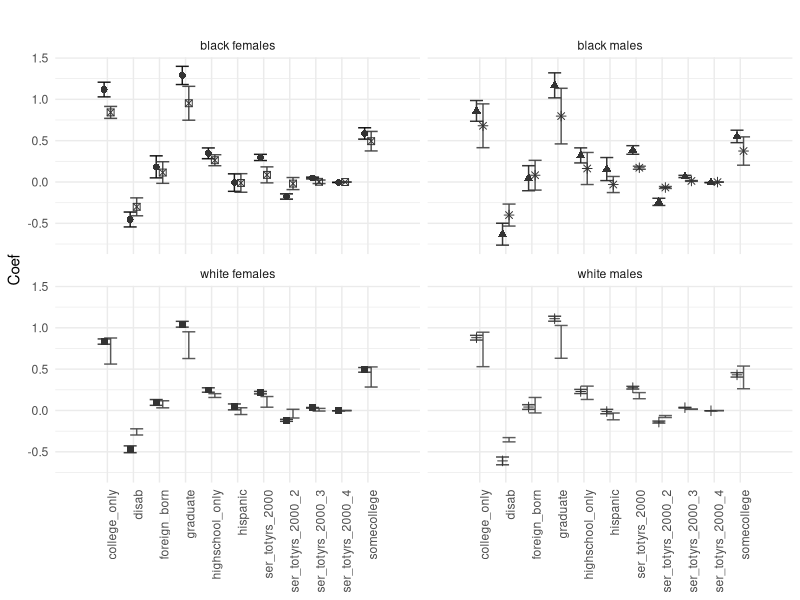
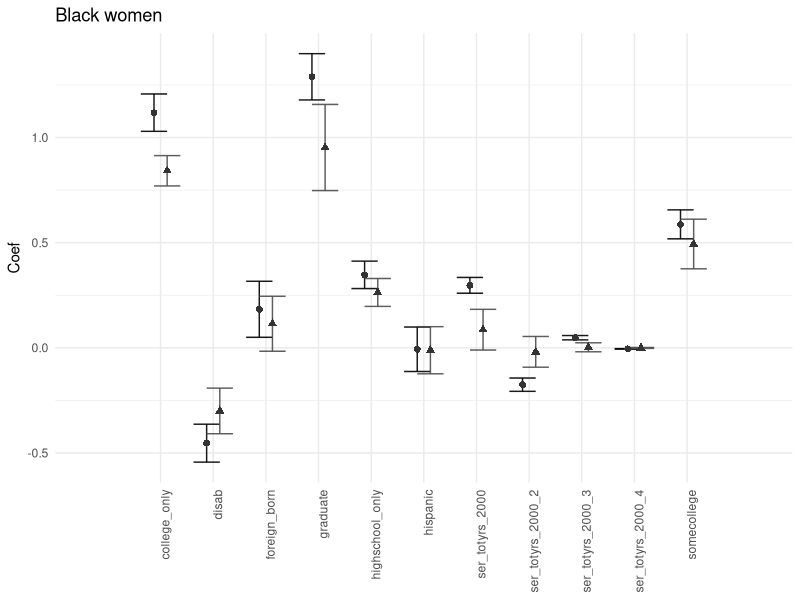
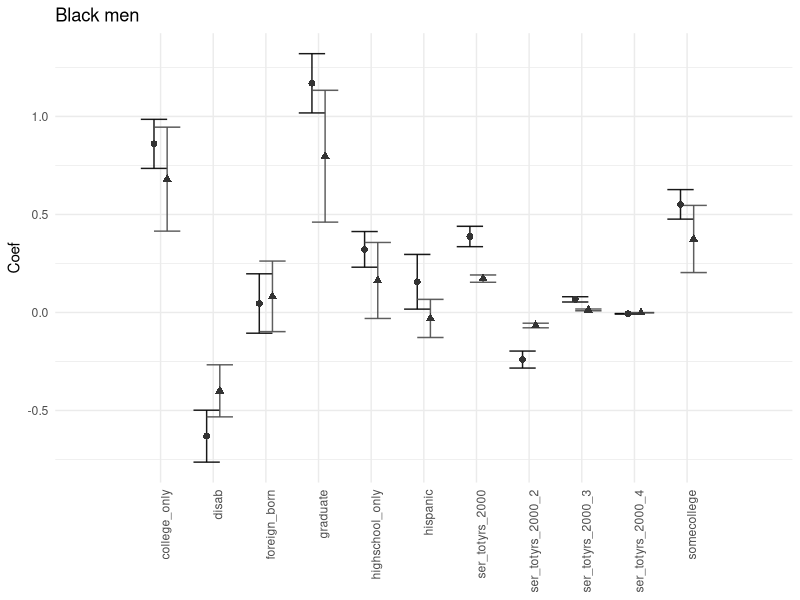
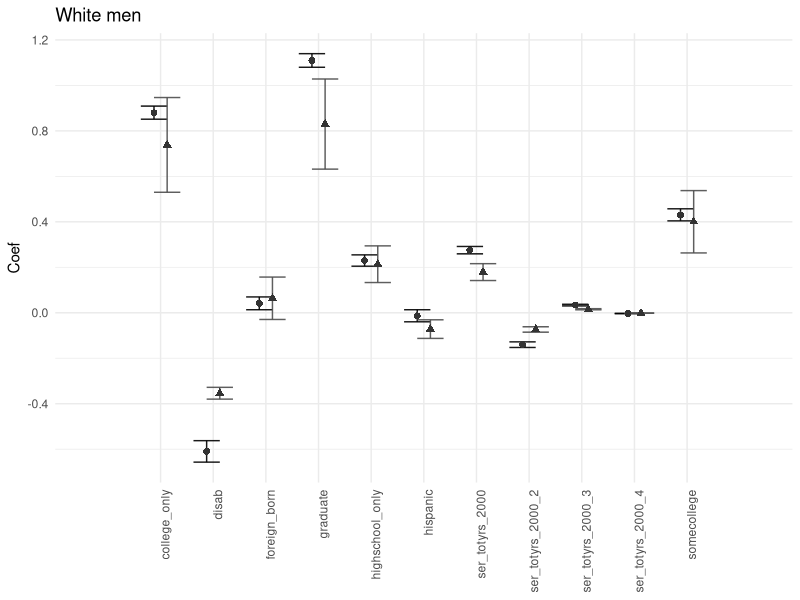
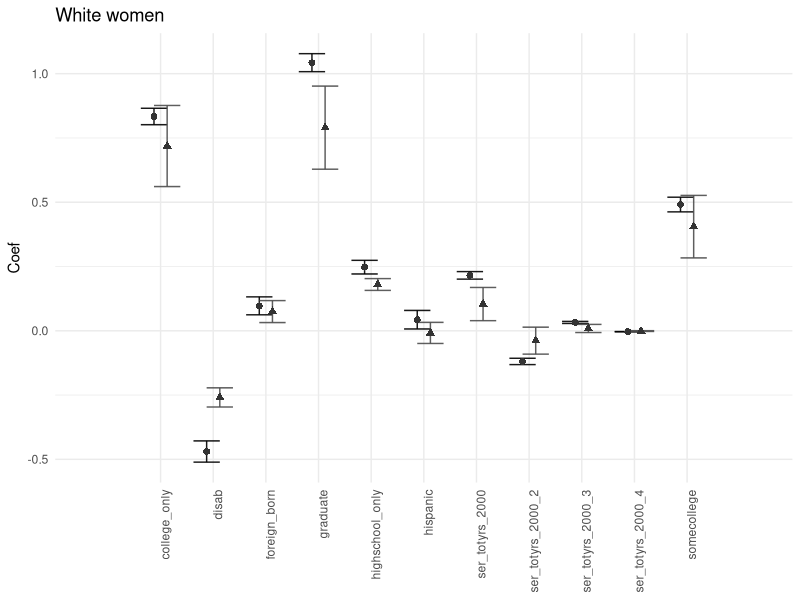
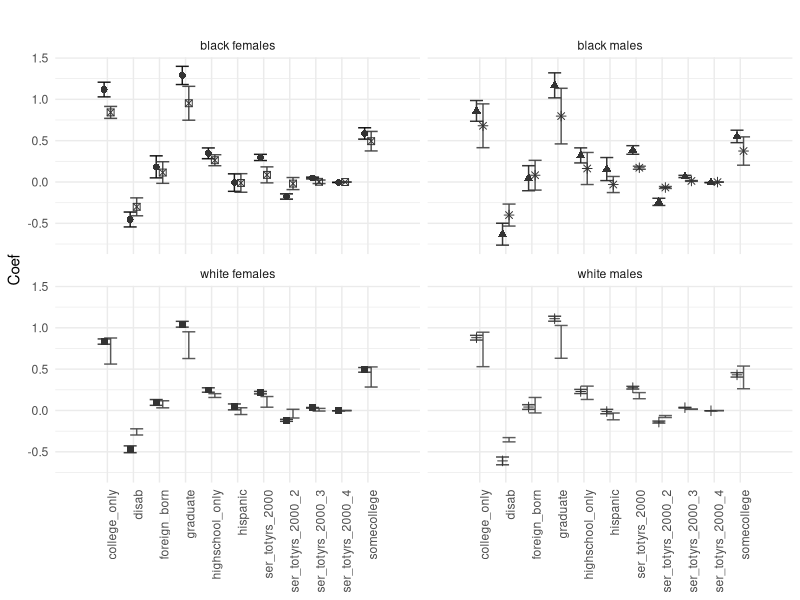
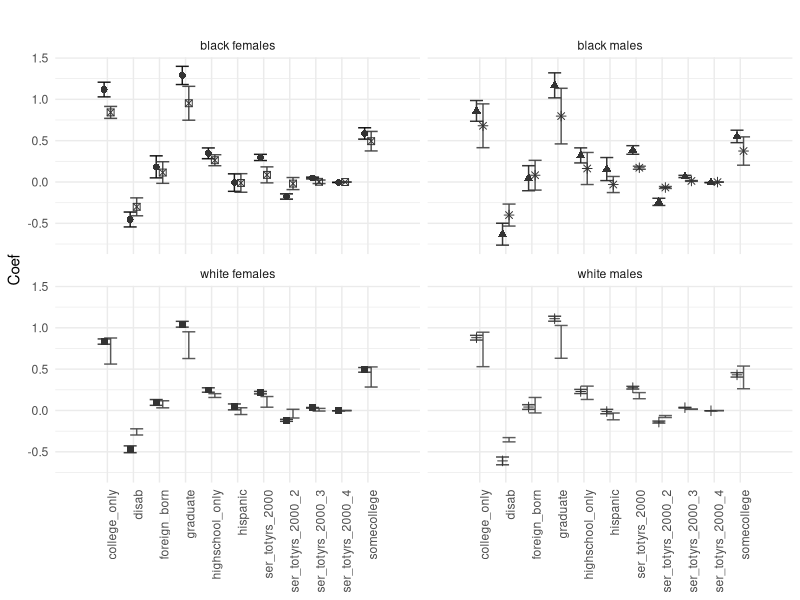
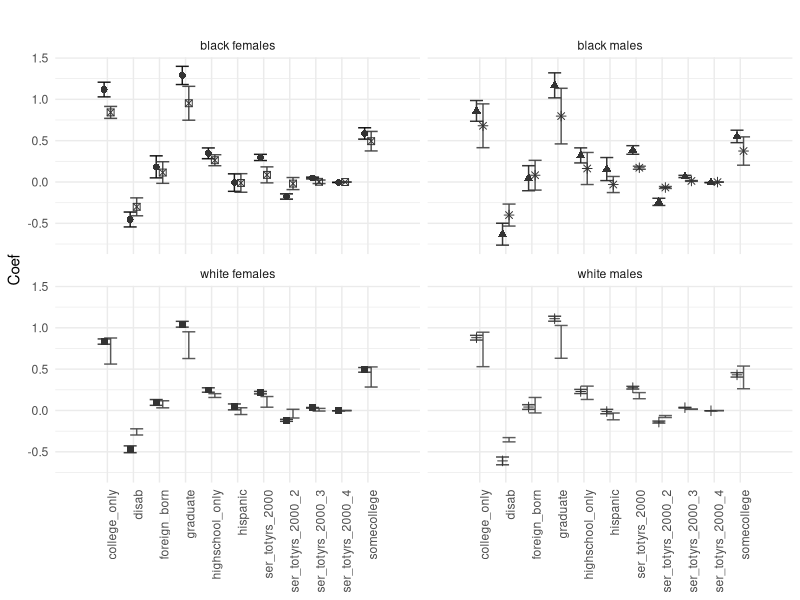

Write the R code that produced these figures, in order.
## ---- chunk 1
library(readxl)
library(tidyr)
library(dplyr)
library(ggplot2)
library(RColorBrewer)
#library(gridExtra)
library(svglite)
widthfig <- 8
heightfig <- 4
## ---- chunk 2
datalist = list()

for ( table in seq(1,4,1)) {
tmp <- read_excel("../data/Fig2/AnalyticValidityTables8.xls",skip = 2, sheet = table)
# get year
tmp <- tmp[,1:7]
names(tmp) <- c("Varname","Synthetic.Coef","Completed.Coef","Synthetic.CI_Lo","Synthetic.CI_Hi","Completed.CI_Lo","Completed.CI_Hi")
tmp.year <- names(read_excel("../data/Fig2/AnalyticValidityTables8.xls",n_max = 1, 
                             sheet = table ))[1]
tmp.year <- sub("  "," ",tmp.year)
print(paste("Processing ",tmp.year))
tmp$DemoGroup = paste(unlist(strsplit(tmp.year," "))[12],unlist(strsplit(tmp.year," "))[13],sep = " ")
tmp$year = as.numeric(unlist(strsplit(tmp.year," "))[10])
datalist[[table]] <- tmp
}

AnalyticValidityTables8 <- do.call(rbind,datalist)
table(AnalyticValidityTables8$DemoGroup)
## ---- chunk 3
# format it for graphing
mydf.new <-   gather(AnalyticValidityTables8,key,value,-DemoGroup,-year,-Varname) %>%
  separate(col = key,into=c("SynComplt","Stat"),extra="merge") %>%
  spread(key = Stat,value = value) %>%
  group_by(year,SynComplt,DemoGroup) %>%
  subset(Varname != "Intercept")
# Example table:
mydf.new$Type <- paste(mydf.new$SynComplt,mydf.new$DemoGroup,sep=", ")
mydf.new
## ---- chunk 4
# graph the whole thing
# Note: to array multiple plots - useful here - use "gridExtra" and grid.arrange()

gbf <- ggplot(subset(mydf.new,DemoGroup=="black females"),aes(x=Varname,y=Coef,fill=Type,color=Type))
gwf <- ggplot(subset(mydf.new,DemoGroup=="white females"),aes(x=Varname,y=Coef,fill=Type,color=Type))
gbm <- ggplot(subset(mydf.new,DemoGroup=="black males"),aes(x=Varname,y=Coef,fill=Type,color=Type))
gwm <- ggplot(subset(mydf.new,DemoGroup=="white males"),aes(x=Varname,y=Coef,fill=Type,color=Type))
gall <- ggplot(mydf.new,aes(x=Varname,y=Coef,fill=Type,color=Type))

myformat <- function(k,title="")  {
  k <- k + geom_errorbar(aes(ymin=CI_Lo,ymax=CI_Hi),alpha=0.9,width=1,position=position_dodge(0.5))  +
  geom_point(color="grey20",aes(shape=Type),size=2,position=position_dodge(0.5)) +
  theme_minimal() + ggtitle(title) +
  #scale_color_brewer(palette = "Set1") +
  scale_colour_grey(start = 0 , end=0.3) +
  scale_x_discrete("Variables",expand = c(0,2)) +
  theme(axis.text.x = element_text(angle = 90, hjust = 1),axis.title.x = element_blank()) +
  theme(legend.position="none")
  #theme(legend.title=element_blank(),legend.justification=c(1,0), legend.position=c(1,0.7)) 
  return(k)
}
#png("graph_ssb_coefs_alt.png",width=widthfig,height=heightfig)
#grid.arrange(myformat(gbf),myformat(gwf),myformat(gbm),myformat(gwm),ncol=2)
#pdf("graph_ssb_coefs_alt.pdf")

myformat(gall) + facet_wrap(~ DemoGroup)
ggsave("../figures/Fig2_graph_ssb_coefs_alt.png",width=widthfig,height=widthfig)
ggsave("../figures/Fig2_graph_ssb_coefs_alt.svg",width=widthfig,height=widthfig)
ggsave("../figures/Fig2_graph_ssb_coefs_alt.tiff",width=widthfig,height=widthfig)
## ---- chunk 5
myformat(gbf,title="Black women")
ggsave("../figures/Fig2_graph_ssb_coefs_alt_gbf.png",width=widthfig,height=heightfig)
ggsave("../figures/Fig2_graph_ssb_coefs_alt_gbf.svg",width=widthfig,height=heightfig)
ggsave("../figures/Fig2_graph_ssb_coefs_alt_gbf.tiff",width=widthfig,height=heightfig)

## ---- chunk 6
myformat(gbm,title="Black men")
ggsave("../figures/Fig2_graph_ssb_coefs_alt_gbm.png",width=widthfig,height=heightfig)
ggsave("../figures/Fig2_graph_ssb_coefs_alt_gbm.svg",width=widthfig,height=heightfig)
ggsave("../figures/Fig2_graph_ssb_coefs_alt_gbm.tiff",width=widthfig,height=heightfig)
## ---- chunk 7
myformat(gwm,title="White men")
ggsave("../figures/Fig2_graph_ssb_coefs_alt_gwm.png",width=widthfig,height=heightfig)
ggsave("../figures/Fig2_graph_ssb_coefs_alt_gwm.svg",width=widthfig,height=heightfig)
ggsave("../figures/Fig2_graph_ssb_coefs_alt_gwm.tiff",width=widthfig,height=heightfig)
## ---- chunk 8
myformat(gwf,title="White women")
ggsave("../figures/Fig2_graph_ssb_coefs_alt_gwf.png",width=widthfig,height=heightfig)
ggsave("../figures/Fig2_graph_ssb_coefs_alt_gwf.svg",width=widthfig,height=heightfig)
ggsave("../figures/Fig2_graph_ssb_coefs_alt_gwf.tiff",width=widthfig,height=heightfig)
